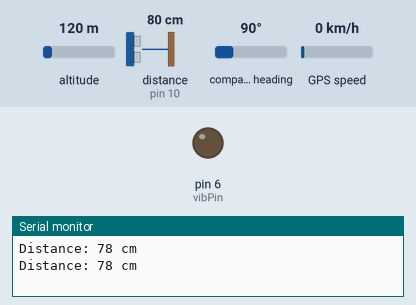
The sketch below on a simulated Arduino Uno, built with avr-gcc and run on an emulated ATmega328P. Parts: output pins drawn as LEDs (lit = HIGH), the last lines printed to the serial monitor. Wiring (inferred from the names in the program): ultrasonic range finder: trigger pin 9; echo pin 10. The test bench sets the inputs (shaded band); at power-on: distance to the obstacle (sensor on pin 10) 80 cm, altitude 120 m, compass heading 90°, GPS speed 0 km/h. The echo pulse lasts 58.3 µs per cm; the GPS gets a fix after 3 s at 37.7749, -122.4194 with 8 satellites; the modem accepts every AT command (registered, SIM ready, sends succeed) and sends nothing else; pins used as bus, display or sensor lines are not drawn.

Above: at 5.2 s.
5.3 s: distance to the obstacle (sensor on pin 10) set to 56 cm
7.2 s: distance to the obstacle (sensor on pin 10) set to 47 cm
At 8.5 s:
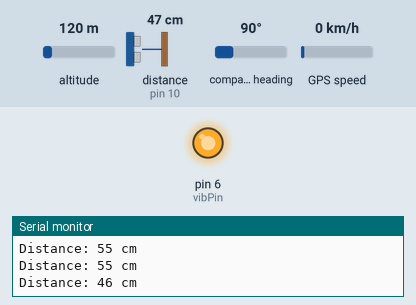
Timing chart, 0 to 16.1 s (numbered marks = the images above; inputs shaded):
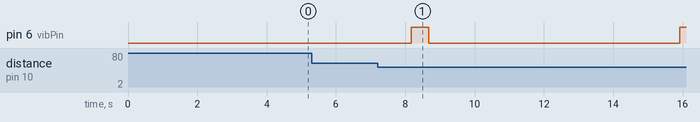

The sketch:

smart_shoes.ino
```cpp
// Multi Smart Shoes for Safety Purpose - Combined Arduino Code

#include <SoftwareSerial.h>
#include <TinyGPS++.h>

// Ultrasonic Sensor Pins
const int trigPin = 9;
const int echoPin = 10;

// Vibration Motor
const int vibPin = 6;

// GSM & GPS
SoftwareSerial gpsSerial(4, 3); // RX, TX for GPS
SoftwareSerial gsmSerial(7, 8); // RX, TX for GSM
TinyGPSPlus gps;

long duration;
int distance;

void setup() {
  Serial.begin(9600);
  gpsSerial.begin(9600);
  gsmSerial.begin(9600);

  pinMode(trigPin, OUTPUT);
  pinMode(echoPin, INPUT);
  pinMode(vibPin, OUTPUT);

  delay(2000);
  gsmSerial.println("AT");
  delay(1000);
  gsmSerial.println("AT+CMGF=1");
  delay(1000);
}

void loop() {
  // --- Obstacle Detection ---
  digitalWrite(trigPin, LOW);
  delayMicroseconds(2);
  digitalWrite(trigPin, HIGH);
  delayMicroseconds(10);
  digitalWrite(trigPin, LOW);
  duration = pulseIn(echoPin, HIGH);
  distance = duration * 0.034 / 2;

  Serial.print("Distance: ");
  Serial.print(distance);
  Serial.println(" cm");

  if (distance < 50) {
    digitalWrite(vibPin, HIGH); // Turn on vibration
    delay(500);
    digitalWrite(vibPin, LOW);
    sendAlert(); // Send message with location
  }

  // --- GPS Location Reading ---
  while (gpsSerial.available() > 0) {
    gps.encode(gpsSerial.read());
  }

  delay(1000);
}

void sendAlert() {
  if (gps.location.isValid()) {
    String lat = String(gps.location.lat(), 6);
    String lon = String(gps.location.lng(), 6);

    String message = "Obstacle detected! Location: https://maps.google.com/?q=" + lat + "," + lon;
    gsmSerial.println("AT+CMGS=\"+91XXXXXXXXXX\""); // Replace with actual number
    delay(1000);
    gsmSerial.println(message);
    delay(100);
    gsmSerial.write(26); // ASCII code of CTRL+Z
    delay(5000);
  }
}
```

Measured:
- the behaviour switches between 51 and 50 cm on distance to the obstacle (sensor on pin 10) (found by bisection; images 0 and 1)
- after the input at 7.2 s, pin 6 (vibPin): LOW → HIGH after 0.97 s, → LOW 0.50 s later, → HIGH 7.2 s later
